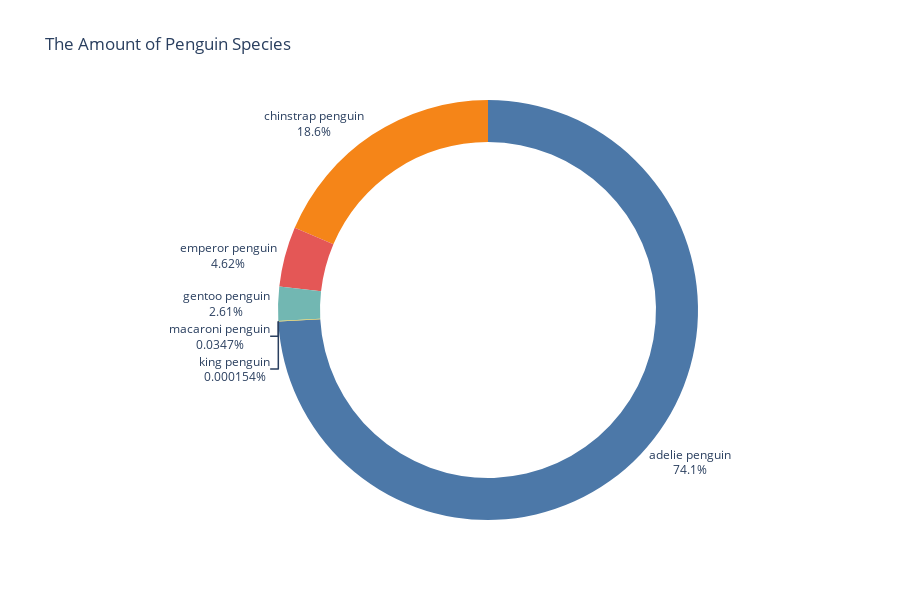

Write notebook code for a chart like this one.
### Markdown cell above
## Correlation between rising sea levels and number of penguins

### Code cell
total_penguin_2020 = interpolated_data[interpolated_data['year'] == 2020].\
    groupby('common_name')['penguin_count'].sum()
print(total_penguin_2020)


fig = go.Figure()
fig.add_trace(go.Pie(
    labels=total_penguin_2020.index,
    values=total_penguin_2020,
    textinfo='label+percent',
    textposition='outside',
    marker=dict(colors=px.colors.qualitative.T10),
    hole=0.8
))

fig.update_layout(
    title="The Amount of Penguin Species",
    showlegend=False,
    height=600
)

fig.show()

### Figure 1 — Plotly figure (JSON) as saved in the notebook; plotly's stock layout.template omitted (floating-point values rounded to 4 significant figures)
{"data": [{"hole": 0.8, "labels": ["adelie penguin", "chinstrap penguin", "emperor penguin", "gentoo penguin", "king penguin", "macaroni penguin"], "marker": {"colors": ["#4C78A8", "#F58518", "#E45756", "#72B7B2", "#54A24B", "#EECA3B", "#B279A2", "#FF9DA6", "#9D755D", "#BAB0AC"]}, "textinfo": "label+percent", "textposition": "outside", "type": "pie", "values": [4329000.0, 1086566, 269700.0, 152469, 9, 2028.0]}], "layout": {"height": 600, "showlegend": false, "title": {"text": "The Amount of Penguin Species"}}}
